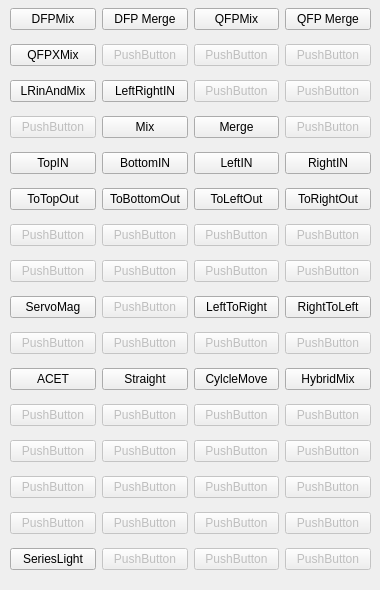
    <widget class="QWidget" name="path_control_tab">
     <attribute name="title">
      <string>Path Control Manual</string>
     </attribute>
     <widget class="QWidget" name="layoutWidget">
      <property name="geometry">
       <rect>
        <x>10</x>
        <y>0</y>
        <width>361</width>
        <height>581</height>
       </rect>
      </property>
      <layout class="QGridLayout" name="gridLayout">
       <item row="11" column="0">
        <widget class="QPushButton" name="pushButton_45">
         <property name="enabled">
          <bool>false</bool>
         </property>
         <property name="text">
          <string>PushButton</string>
         </property>
        </widget>
       </item>
       <item row="7" column="2">
        <widget class="QPushButton" name="pushButton_31">
         <property name="enabled">
          <bool>false</bool>
         </property>
         <property name="text">
          <string>PushButton</string>
         </property>
        </widget>
       </item>
       <item row="15" column="0">
        <widget class="QPushButton" name="btnSeriesLight">
         <property name="text">
          <string>SeriesLight</string>
         </property>
        </widget>
       </item>
       <item row="10" column="0">
        <widget class="QPushButton" name="btnACET">
         <property name="enabled">
          <bool>true</bool>
         </property>
         <property name="text">
          <string>ACET</string>
         </property>
        </widget>
       </item>
       <item row="12" column="1">
        <widget class="QPushButton" name="pushButton_50">
         <property name="enabled">
          <bool>false</bool>
         </property>
         <property name="text">
          <string>PushButton</string>
         </property>
        </widget>
       </item>
       <item row="0" column="2">
        <widget class="QPushButton" name="btnQFPMix">
         <property name="text">
          <string>QFPMix</string>
         </property>
        </widget>
       </item>
       <item row="4" column="3">
        <widget class="QPushButton" name="btnRightIN">
         <property name="enabled">
          <bool>true</bool>
         </property>
         <property name="text">
          <string>RightIN</string>
         </property>
        </widget>
       </item>
       <item row="1" column="1">
        <widget class="QPushButton" name="pushButton_06">
         <property name="enabled">
          <bool>false</bool>
         </property>
         <property name="text">
          <string>PushButton</string>
         </property>
        </widget>
       </item>
       <item row="7" column="3">
        <widget class="QPushButton" name="pushButton_32">
         <property name="enabled">
          <bool>false</bool>
         </property>
         <property name="text">
          <string>PushButton</string>
         </property>
        </widget>
       </item>
       <item row="5" column="0">
        <widget class="QPushButton" name="btnToTopOut">
         <property name="enabled">
          <bool>true</bool>
         </property>
         <property name="text">
          <string>ToTopOut</string>
         </property>
        </widget>
       </item>
       <item row="9" column="3">
        <widget class="QPushButton" name="pushButton_40">
         <property name="enabled">
          <bool>false</bool>
         </property>
         <property name="text">
          <string>PushButton</string>
         </property>
        </widget>
       </item>
       <item row="7" column="0">
        <widget class="QPushButton" name="pushButton_29">
         <property name="enabled">
          <bool>false</bool>
         </property>
         <property name="text">
          <string>PushButton</string>
         </property>
        </widget>
       </item>
       <item row="12" column="0">
        <widget class="QPushButton" name="pushButton_49">
         <property name="enabled">
          <bool>false</bool>
         </property>
         <property name="text">
          <string>PushButton</string>
         </property>
        </widget>
       </item>
       <item row="9" column="2">
        <widget class="QPushButton" name="pushButton_39">
         <property name="enabled">
          <bool>false</bool>
         </property>
         <property name="text">
          <string>PushButton</string>
         </property>
        </widget>
       </item>
       <item row="15" column="2">
        <widget class="QPushButton" name="pushButton_63">
         <property name="enabled">
          <bool>false</bool>
         </property>
         <property name="text">
          <string>PushButton</string>
         </property>
        </widget>
       </item>
       <item row="7" column="1">
        <widget class="QPushButton" name="pushButton_30">
         <property name="enabled">
          <bool>false</bool>
         </property>
         <property name="text">
          <string>PushButton</string>
         </property>
        </widget>
       </item>
       <item row="13" column="1">
        <widget class="QPushButton" name="pushButton_54">
         <property name="enabled">
          <bool>false</bool>
         </property>
         <property name="text">
          <string>PushButton</string>
         </property>
        </widget>
       </item>
       <item row="1" column="3">
        <widget class="QPushButton" name="pushButton_08">
         <property name="enabled">
          <bool>false</bool>
         </property>
         <property name="text">
          <string>PushButton</string>
         </property>
        </widget>
       </item>
       <item row="5" column="2">
        <widget class="QPushButton" name="btnToLeftOut">
         <property name="text">
          <string>ToLeftOut</string>
         </property>
        </widget>
       </item>
       <item row="0" column="3">
        <widget class="QPushButton" name="OneOfFour">
         <property name="text">
          <string>QFP Merge</string>
         </property>
        </widget>
       </item>
       <item row="4" column="2">
        <widget class="QPushButton" name="btnLeftIN">
         <property name="enabled">
          <bool>true</bool>
         </property>
         <property name="text">
          <string>LeftIN</string>
         </property>
        </widget>
       </item>
       <item row="13" column="2">
        <widget class="QPushButton" name="pushButton_55">
         <property name="enabled">
          <bool>false</bool>
         </property>
         <property name="text">
          <string>PushButton</string>
         </property>
        </widget>
       </item>
       <item row="14" column="2">
        <widget class="QPushButton" name="pushButton_59">
         <property name="enabled">
          <bool>false</bool>
         </property>
         <property name="text">
          <string>PushButton</string>
         </property>
        </widget>
       </item>
       <item row="8" column="1">
        <widget class="QPushButton" name="pushButton_34">
         <property name="enabled">
          <bool>false</bool>
         </property>
         <property name="text">
          <string>PushButton</string>
         </property>
        </widget>
       </item>
       <item row="13" column="0">
        <widget class="QPushButton" name="pushButton_53">
         <property name="enabled">
          <bool>false</bool>
         </property>
         <property name="text">
          <string>PushButton</string>
         </property>
        </widget>
       </item>
       <item row="2" column="0">
        <widget class="QPushButton" name="btnLRinAndMix">
         <property name="enabled">
          <bool>true</bool>
         </property>
         <property name="text">
          <string>LRinAndMix</string>
         </property>
        </widget>
       </item>
       <item row="8" column="2">
        <widget class="QPushButton" name="btnLeftToRight">
         <property name="enabled">
          <bool>true</bool>
         </property>
         <property name="text">
          <string>LeftToRight</string>
         </property>
        </widget>
       </item>
       <item row="8" column="3">
        <widget class="QPushButton" name="btnRightToLeft">
         <property name="enabled">
          <bool>true</bool>
         </property>
         <property name="text">
          <string>RightToLeft</string>
         </property>
        </widget>
       </item>
       <item row="1" column="2">
        <widget class="QPushButton" name="pushButton_07">
         <property name="enabled">
          <bool>false</bool>
         </property>
         <property name="text">
          <string>PushButton</string>
         </property>
        </widget>
       </item>
       <item row="11" column="3">
        <widget class="QPushButton" name="pushButton_48">
         <property name="enabled">
          <bool>false</bool>
         </property>
         <property name="text">
          <string>PushButton</string>
         </property>
        </widget>
       </item>
       <item row="14" column="3">
        <widget class="QPushButton" name="pushButton_60">
         <property name="enabled">
          <bool>false</bool>
         </property>
         <property name="text">
          <string>PushButton</string>
         </property>
        </widget>
       </item>
       <item row="3" column="2">
        <widget class="QPushButton" name="btnMerge">
         <property name="enabled">
          <bool>true</bool>
         </property>
         <property name="text">
          <string>Merge</string>
         </property>
        </widget>
       </item>
       <item row="2" column="2">
        <widget class="QPushButton" name="pushButton_11">
         <property name="enabled">
          <bool>false</bool>
         </property>
         <property name="text">
          <string>PushButton</string>
         </property>
        </widget>
       </item>
       <item row="10" column="1">
        <widget class="QPushButton" name="btnStraight">
         <property name="enabled">
          <bool>true</bool>
         </property>
         <property name="text">
          <string>Straight</string>
         </property>
        </widget>
       </item>
       <item row="3" column="1">
        <widget class="QPushButton" name="btnMix">
         <property name="enabled">
          <bool>true</bool>
         </property>
         <property name="text">
          <string>Mix</string>
         </property>
        </widget>
       </item>
       <item row="3" column="3">
        <widget class="QPushButton" name="pushButton_16">
         <property name="enabled">
          <bool>false</bool>
         </property>
         <property name="text">
          <string>PushButton</string>
         </property>
        </widget>
       </item>
       <item row="14" column="0">
        <widget class="QPushButton" name="pushButton_57">
         <property name="enabled">
          <bool>false</bool>
         </property>
         <property name="text">
          <string>PushButton</string>
         </property>
        </widget>
       </item>
       <item row="15" column="1">
        <widget class="QPushButton" name="pushButton_62">
         <property name="enabled">
          <bool>false</bool>
         </property>
         <property name="text">
          <string>PushButton</string>
         </property>
        </widget>
       </item>
       <item row="5" column="3">
        <widget class="QPushButton" name="btnToRightOut">
         <property name="enabled">
          <bool>true</bool>
         </property>
         <property name="text">
          <string>ToRightOut</string>
         </property>
        </widget>
       </item>
       <item row="4" column="0">
        <widget class="QPushButton" name="btnTopIN">
         <property name="enabled">
          <bool>true</bool>
         </property>
         <property name="text">
          <string>TopIN</string>
         </property>
        </widget>
       </item>
       <item row="14" column="1">
        <widget class="QPushButton" name="pushButton_58">
         <property name="enabled">
          <bool>false</bool>
         </property>
         <property name="text">
          <string>PushButton</string>
         </property>
        </widget>
       </item>
       <item row="3" column="0">
        <widget class="QPushButton" name="pushButton_13">
         <property name="enabled">
          <bool>false</bool>
         </property>
         <property name="text">
          <string>PushButton</string>
         </property>
        </widget>
       </item>
       <item row="2" column="3">
        <widget class="QPushButton" name="pushButton_12">
         <property name="enabled">
          <bool>false</bool>
         </property>
         <property name="text">
          <string>PushButton</string>
         </property>
        </widget>
       </item>
       <item row="5" column="1">
        <widget class="QPushButton" name="btnToBottomOut">
         <property name="enabled">
          <bool>true</bool>
         </property>
         <property name="text">
          <string>ToBottomOut</string>
         </property>
        </widget>
       </item>
       <item row="6" column="1">
        <widget class="QPushButton" name="pushButton_26">
         <property name="enabled">
          <bool>false</bool>
         </property>
         <property name="text">
          <string>PushButton</string>
         </property>
        </widget>
       </item>
       <item row="15" column="3">
        <widget class="QPushButton" name="pushButton_64">
         <property name="enabled">
          <bool>false</bool>
         </property>
         <property name="text">
          <string>PushButton</string>
         </property>
        </widget>
       </item>
       <item row="6" column="2">
        <widget class="QPushButton" name="pushButton_27">
         <property name="enabled">
          <bool>false</bool>
         </property>
         <property name="text">
          <string>PushButton</string>
         </property>
        </widget>
       </item>
       <item row="1" column="0">
        <widget class="QPushButton" name="btnQFPXMix">
         <property name="text">
          <string>QFPXMix</string>
         </property>
        </widget>
       </item>
       <item row="2" column="1">
        <widget class="QPushButton" name="btnLeftRightIN">
         <property name="enabled">
          <bool>true</bool>
         </property>
         <property name="text">
          <string>LeftRightIN</string>
         </property>
        </widget>
       </item>
       <item row="0" column="1">
        <widget class="QPushButton" name="OneOfTwo">
         <property name="text">
          <string>DFP Merge</string>
         </property>
        </widget>
       </item>
       <item row="10" column="2">
        <widget class="QPushButton" name="btnCylcleMove">
         <property name="enabled">
          <bool>true</bool>
         </property>
         <property name="text">
          <string>CylcleMove</string>
         </property>
        </widget>
       </item>
       <item row="11" column="1">
        <widget class="QPushButton" name="pushButton_46">
         <property name="enabled">
          <bool>false</bool>
         </property>
         <property name="text">
          <string>PushButton</string>
         </property>
        </widget>
       </item>
       <item row="10" column="3">
        <widget class="QPushButton" name="btnHybridMix">
         <property name="enabled">
          <bool>true</bool>
         </property>
         <property name="text">
          <string>HybridMix</string>
         </property>
        </widget>
       </item>
       <item row="6" column="3">
        <widget class="QPushButton" name="pushButton_28">
         <property name="enabled">
          <bool>false</bool>
         </property>
         <property name="text">
          <string>PushButton</string>
         </property>
        </widget>
       </item>
       <item row="9" column="1">
        <widget class="QPushButton" name="pushButton_38">
         <property name="enabled">
          <bool>false</bool>
         </property>
         <property name="text">
          <string>PushButton</string>
         </property>
        </widget>
       </item>
       <item row="8" column="0">
        <widget class="QPushButton" name="btnServoMag">
         <property name="enabled">
          <bool>true</bool>
         </property>
         <property name="text">
          <string>ServoMag</string>
         </property>
        </widget>
       </item>
       <item row="4" column="1">
        <widget class="QPushButton" name="btnBottomIN">
         <property name="enabled">
          <bool>true</bool>
         </property>
         <property name="text">
          <string>BottomIN</string>
         </property>
        </widget>
       </item>
       <item row="0" column="0">
        <widget class="QPushButton" name="btnDFPMix">
         <property name="text">
          <string>DFPMix</string>
         </property>
        </widget>
       </item>
       <item row="11" column="2">
        <widget class="QPushButton" name="pushButton_47">
         <property name="enabled">
          <bool>false</bool>
         </property>
         <property name="text">
          <string>PushButton</string>
         </property>
        </widget>
       </item>
       <item row="9" column="0">
        <widget class="QPushButton" name="pushButton_37">
         <property name="enabled">
          <bool>false</bool>
         </property>
         <property name="text">
          <string>PushButton</string>
         </property>
        </widget>
       </item>
       <item row="13" column="3">
        <widget class="QPushButton" name="pushButton_56">
         <property name="enabled">
          <bool>false</bool>
         </property>
         <property name="text">
          <string>PushButton</string>
         </property>
        </widget>
       </item>
       <item row="12" column="2">
        <widget class="QPushButton" name="pushButton_51">
         <property name="enabled">
          <bool>false</bool>
         </property>
         <property name="text">
          <string>PushButton</string>
         </property>
        </widget>
       </item>
       <item row="12" column="3">
        <widget class="QPushButton" name="pushButton_52">
         <property name="enabled">
          <bool>false</bool>
         </property>
         <property name="text">
          <string>PushButton</string>
         </property>
        </widget>
       </item>
       <item row="6" column="0">
        <widget class="QPushButton" name="pushButton_25">
         <property name="enabled">
          <bool>false</bool>
         </property>
         <property name="text">
          <string>PushButton</string>
         </property>
        </widget>
       </item>
      </layout>
     </widget>
    </widget>
